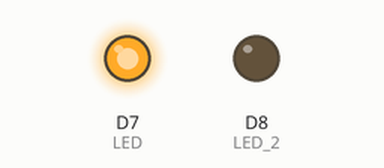
Simulated run of this sketch. Board: ESP8266 (NodeMCU). Shown: output pins drawn as LEDs (lit = HIGH).

Above: at 0.5 s.
At 2.5 s:
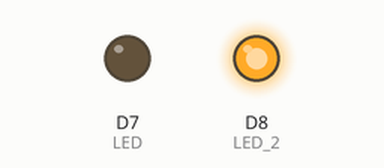
At 3.5 s:
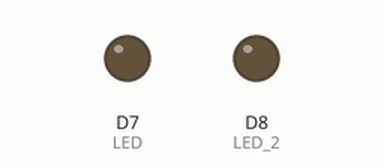
Timing chart, 0 to 5.2 s (numbered marks = the images above):
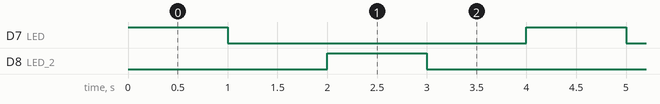

The sketch:

Led1_encender_y_apagado_1000-_ESP8266MOD.ino
```cpp
#define LED D7
#define LED_2 D8
void setup()
{
  pinMode(LED , OUTPUT);
  pinMode(LED_2 , OUTPUT);
}

void loop()
{
  digitalWrite(LED, HIGH);
  delay(1000); // Wait for 1000 millisecond(s)
  digitalWrite(LED, LOW);
  delay(1000); // Wait for 1000 millisecond(s)

//----- LED 2 -----

  digitalWrite(LED_2, HIGH);
  delay(1000); // Wait for 1000 millisecond(s)
  digitalWrite(LED_2, LOW);
  delay(1000); // Wait for 1000 millisecond(s)
}
```

Measured:
- by itself, D7 (LED), D8 (LED_2): alternates HIGH for 1.0 s and LOW for 3.0 s
- by itself, everything shown: repeats every 4.0 s, in 4 steps
